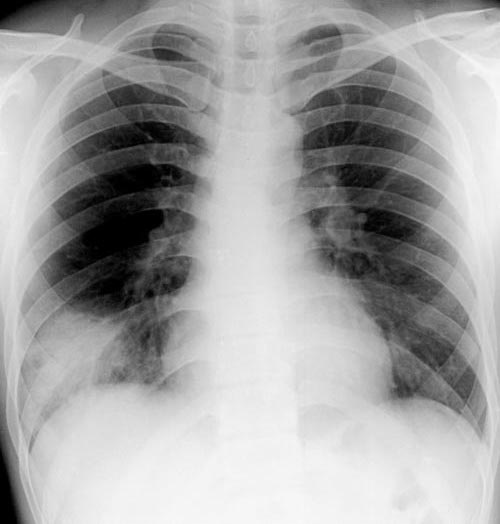
#> input picture data/raw/Corona Virus Disease/1132.jpg, 500 x 524 px, found by its file name; its folder holds only this picture in this run
$ python test_hough.py
#> lines starting #> are read from the running program, lines starting #| are printed output that depends on the picture
import os
import numpy as np
from PIL import Image
from skimage.transform import hough_line, hough_line_peaks
from skimage.feature import canny
import warnings

warnings.filterwarnings('ignore')

dataset_dir = r"c:\Users\1\OneDrive - Politecnico di Bari\POLIBA\1 anno\1 semestre\statistical metods\progetto\LungXRays-grayscale\train\Corona Virus Disease"

files = sorted([f for f in os.listdir(dataset_dir) if f.endswith(".jpg") or f.endswith(".png")])
for f in files[:30]:
    fp = os.path.join(dataset_dir, f)
    img = np.array(Image.open(fp).convert('L'))
#> img is the input picture: shape (524, 500); min 0, max 249, mean 163.4

    # Resize for speed and noise reduction
    img_small = np.array(Image.fromarray(img).resize((128, 128)))
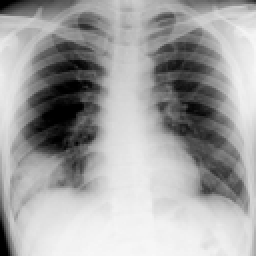
#> img_small: shape (128, 128) (shown 2 times larger); min 0, max 248, mean 163.4

    # Canny edge detection
    edges = canny(img_small, sigma=2.0)
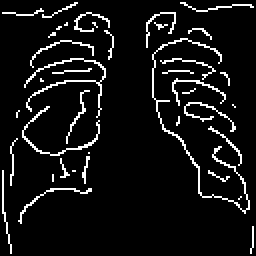
#> edges: shape (128, 128) bool (shown 2 times larger); 7.4% white in thin lines or dots

    # Hough transform
    tested_angles = np.linspace(-np.pi / 2, np.pi / 2, 360, endpoint=False)
    h, theta, d = hough_line(edges, theta=tested_angles)
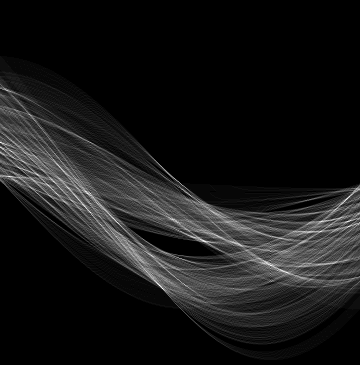
#> h: shape (365, 360) uint64; min 0, max 36, mean 3.3; drawn with min black and max white
#> theta = 360 values from -1.57 to 1.56; d = 365 values from -182 to 182

    # Peaks
    _, angles, dists = hough_line_peaks(h, theta, d, num_peaks=3)
#> angles = [-1.49, -1.57, -0.157]; dists = [-6, -40, 106]

    angles_deg = np.rad2deg(angles)
#> angles_deg = [-85.5, -90, -9]

    # Check if we have strong lines that are roughly diagonal
    # (i.e. angle not near 0, 90, -90)
    diagonal_lines = []
    for a in angles_deg:
        if 15 < abs(a) < 75:
            diagonal_lines.append(a)
#> this loop made 3 passes
#> a on passes 1 to 3: -85.5, -90, -9
#> after the loop, diagonal_lines = []

    # Check max accumulator value (strength/length of the line)
    max_h = np.max(h) if len(h) > 0 else 0
#> max_h = 36

    if len(diagonal_lines) > 0 and max_h > 40: # threshold for 128x128 image
        print(f"DIAGONAL BORDERS: {f} | Max Hough: {max_h} | Angles: {[round(a, 1) for a in angles_deg]}")
    else:
        print(f"Normal: {f} | Max Hough: {max_h} | Angles: {[round(a, 1) for a in angles_deg]}")
#| Normal: 1132.jpg | Max Hough: 36 | Angles: [-85.5, -90.0, -9.0]

$ run again, on data/raw/Corona Virus Disease/191.jpg
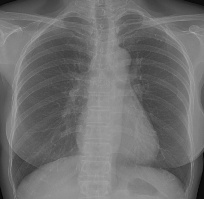
#> input picture data/raw/Corona Virus Disease/191.jpg, 204 x 199 px, found by its file name
#> img is the input picture: shape (199, 204); min 6, max 170, mean 110.6
#> `edges = canny(img_small, sigma=2.0)`:
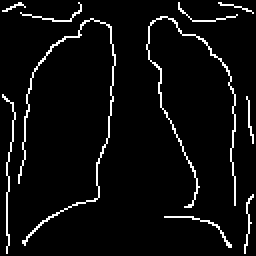
#> edges: shape (128, 128) bool (shown 2 times larger); 5% white in thin lines or dots
#> `h, theta, d = hough_line(edges, theta=tested_angles)`:
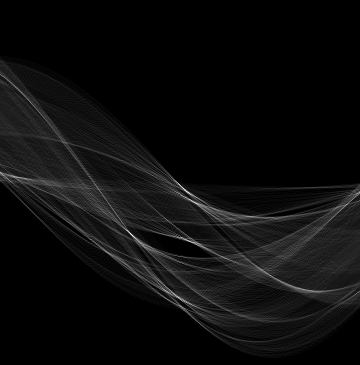
#> h: shape (365, 360) uint64; min 0, max 45, mean 2.2; drawn with min black and max white
#> theta = 360 values from -1.57 to 1.56; d = 365 values from -182 to 182
#> angles = [-0.436, 0.0524, -0.0175]; dists = [51, 9, 115]
#> angles_deg = [-25, 3, -1]
#> the loop `for a in angles_deg:` made 3 passes
#> a on passes 1 to 3: -25, 3, -1
#> after the loop `for a in angles_deg:`: diagonal_lines = [-25]
#> max_h = 45
#| DIAGONAL BORDERS: 191.jpg | Max Hough: 45 | Angles: [-25.0, 3.0, -1.0]
